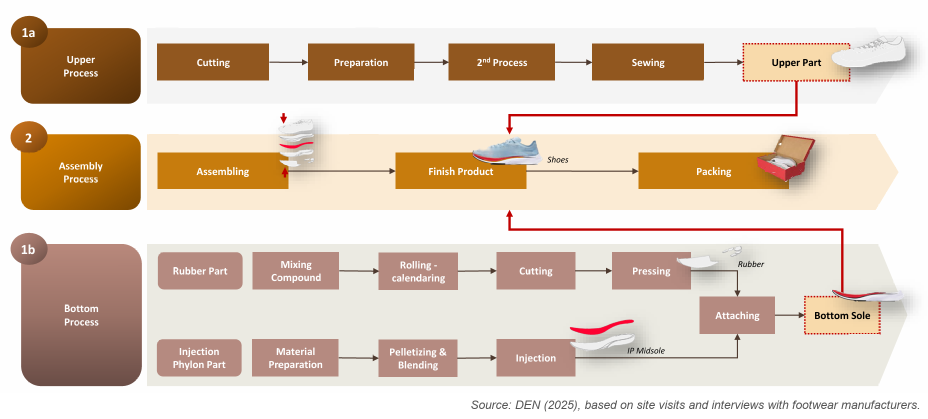
#> input picture fig/footwear_production_process.png, 1855 x 837 px, given in place of map_textile.png, which was not available (shown at 1/2 size)
$ python source_note.py
#> lines starting #> are read from the running program, lines starting #| are printed output that depends on the picture
"""Stamp a source note at the bottom right of a figure.

- Matplotlib figures (fig.ipynb) go through ``save_with_source``.
- Static images with no generating code are kept untouched in ``raw/`` and stamped
  by running this file as a script (``python source_note.py``).
"""
from pathlib import Path

from PIL import Image, ImageDraw, ImageFont

NOTE_STYLE = dict(fontsize=9, style="italic", color="#555555")
GAP_IN = 0.08  # vertical gap between the lowest artist and the note (inches)


def save_with_note(fig, path, text, dpi=300):
    """Save ``fig`` to ``path`` with ``text`` right-aligned below everything else drawn."""
    fig.canvas.draw()
    bbox = fig.get_tightbbox(fig.canvas.get_renderer())  # inches, includes legends/labels
    note = fig.text(bbox.x1 / fig.get_figwidth(), (bbox.y0 - GAP_IN) / fig.get_figheight(),
                    text, ha="right", va="top", **NOTE_STYLE)
    fig.savefig(path, dpi=dpi, bbox_inches="tight")
    note.remove()
    print(f"Figure saved to: {path}")


def save_with_source(fig, path, source, dpi=300):
    """Save ``fig`` to ``path`` with a "Source: ..." note."""
    save_with_note(fig, path, f"Source: {source}", dpi)


# ── Static images ────────────────────────────────────────────────────────────
STATIC_SOURCES = {
    "map_textile": "BPS, authors' calculation.",
    "footwear_supply_chain": "DEN.",
    "footwear_production_process": "DEN (2025), based on site visits and interviews with footwear manufacturers.",
    "map_footwear": "APRISINDO (2025); DEN analysis.",
    "machinery_modernization": "DEN, ITMF, Gherzi.",
    "workforce_projection": "Ministry of Manpower.",
    "investment_pipeline": "DEN.",
    "licensing_time": "DEN.",
}


def _italic_font(px):
    for name in ("DejaVuSans-Oblique.ttf", "ariali.ttf"):
        try:
            return ImageFont.truetype(name, px)
        except OSError:
            pass
    from matplotlib import font_manager
    return ImageFont.truetype(font_manager.findfont("DejaVu Sans:italic"), px)


def stamp_image(src, out, text):
    """Append a white strip under ``src`` with ``text`` right-aligned, and save to ``out``."""
#> called with text = "Source: BPS, authors' calculation."
    img = Image.open(src).convert("RGB")
#> img is the input picture: PIL image 1855x837 RGB; mean R, G, B 224.6, 208, 192.7
    w, h = img.size
#> w = 1855; h = 837
    font = _italic_font(max(12, round(w * 0.013)))
    left, top, right, bottom = font.getbbox(text)
#> left = 0; top = 5; right = 403; bottom = 26
    pad = round(font.size * 0.6)
#> pad = 14
    canvas = Image.new("RGB", (w, h + (bottom - top) + 2 * pad), "white")
#> canvas: PIL image 1855x886 RGB; every value is 255
    canvas.paste(img, (0, 0))
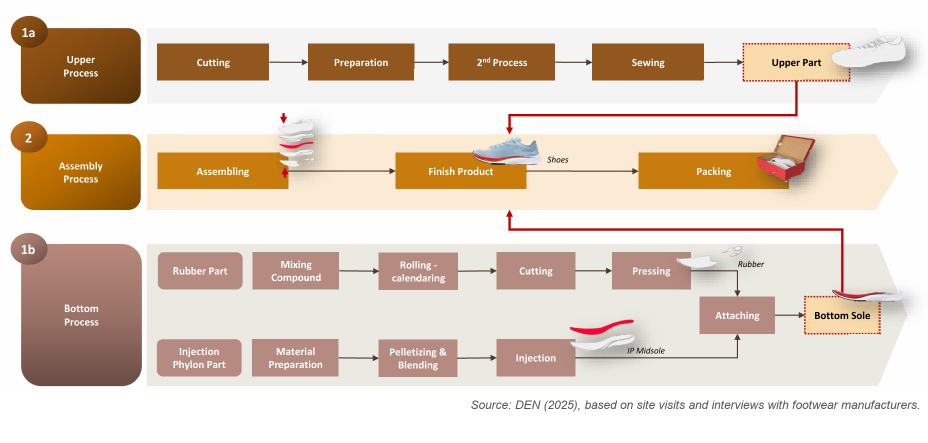
#> canvas: PIL image 1855x886 RGB (shown at 1/2 size); mean R, G, B 226.3, 210.6, 196.1
    ImageDraw.Draw(canvas).text((w - pad - right, h + pad - top), text, font=font, fill="#555555")
    canvas.save(out, dpi=img.info.get("dpi", (300, 300)))


if __name__ == "__main__":
    here = Path(__file__).parent
    for name, source in STATIC_SOURCES.items():
        stamp_image(here / "raw" / f"{name}.png", here / f"{name}.png", f"Source: {source}")
        print(f"Stamped {name}.png")
#> pass 2 of the loop `for name, source in STATIC_SOURCES.items():`:
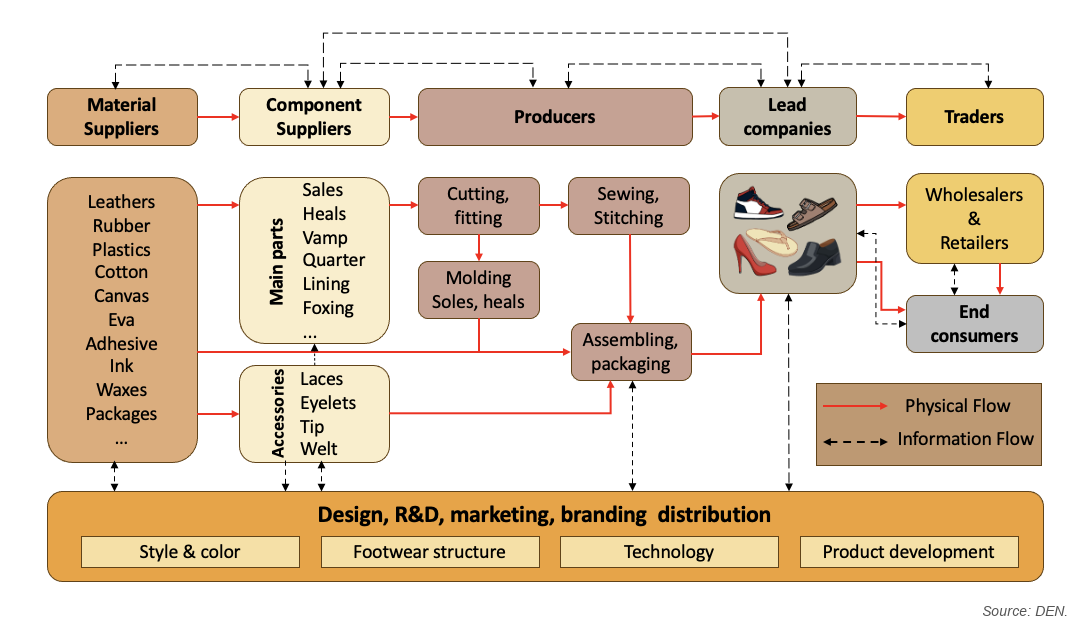
#> input picture fig/footwear_supply_chain.png, 1076 x 624 px, found by its file name
#> in stamp_image, img is the input picture: PIL image 1076x624 RGB; mean R, G, B 229.7, 214, 193.3
#> in stamp_image (call 2), `canvas.paste(img, (0, 0))`:
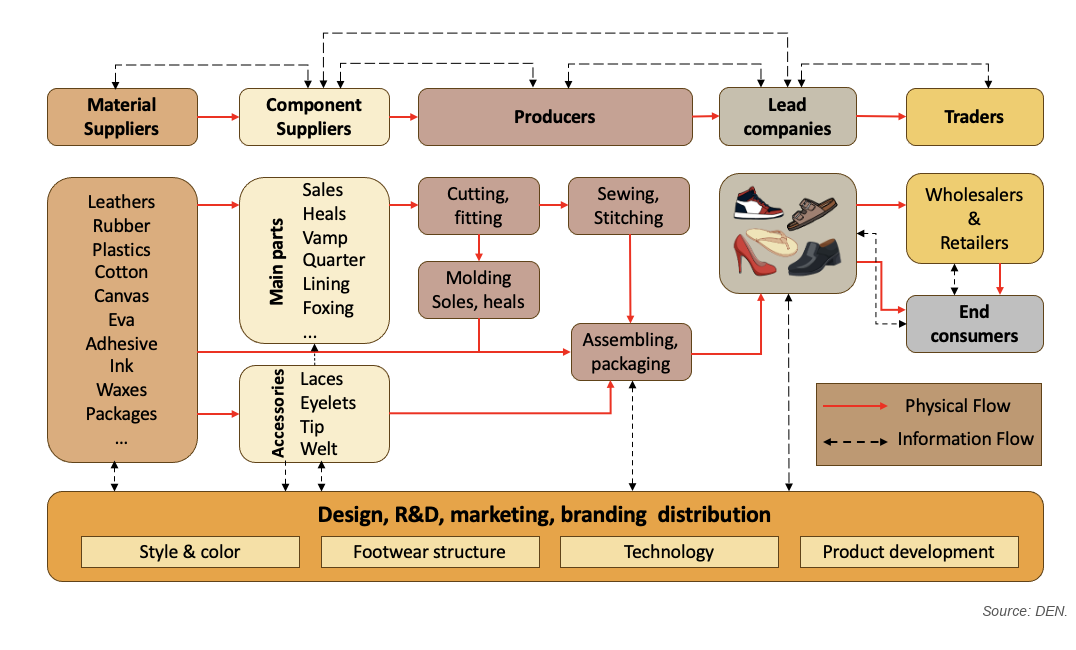
#> canvas: PIL image 1076x650 RGB; mean R, G, B 230.7, 215.6, 195.8
#> (the run stopped early here; a loop or call above may not have finished)
